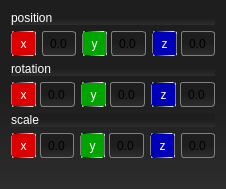
            <widget class="QWidget" name="transform_2">
             <property name="geometry">
              <rect>
               <x>0</x>
               <y>0</y>
               <width>226</width>
               <height>189</height>
              </rect>
             </property>
             <property name="styleSheet">
              <string notr="true">background-color: qlineargradient(spread:pad, x1:0, y1:0.5, x2:0, y2:1, stop:0 rgba(30, 30, 30, 255), stop:1 rgba(45, 45, 45, 255));</string>
             </property>
             <attribute name="label">
              <string>transform</string>
             </attribute>
             <layout class="QGridLayout" name="gridLayout_2">
              <item row="0" column="0">
               <widget class="QLabel" name="pos_label">
                <property name="styleSheet">
                 <string notr="true">color: rgb(255, 255, 255);
font: 9pt &quot;Microsoft YaHei UI&quot;;</string>
                </property>
                <property name="text">
                 <string>position</string>
                </property>
               </widget>
              </item>
              <item row="1" column="0">
               <layout class="QHBoxLayout" name="horizontalLayout_9">
                <item>
                 <layout class="QHBoxLayout" name="trans_x">
                  <item>
                   <widget class="QLabel" name="trans_x_label">
                    <property name="sizePolicy">
                     <sizepolicy hsizetype="Maximum" vsizetype="Fixed">
                      <horstretch>0</horstretch>
                      <verstretch>0</verstretch>
                     </sizepolicy>
                    </property>
                    <property name="minimumSize">
                     <size>
                      <width>25</width>
                      <height>25</height>
                     </size>
                    </property>
                    <property name="maximumSize">
                     <size>
                      <width>25</width>
                      <height>25</height>
                     </size>
                    </property>
                    <property name="font">
                     <font>
                      <pointsize>9</pointsize>
                      <italic>false</italic>
                      <bold>false</bold>
                     </font>
                    </property>
                    <property name="styleSheet">
                     <string notr="true">QLabel{
	color:white;
	background-color: rgb(220, 0, 0);
	border:1px solid;
	border-radius: 2px;
	border-color: qlineargradient(spread:pad, x1:0, y1:0, x2:1, y2:0, stop:0 rgba(0, 0, 0, 255), stop:1 rgba(255, 255, 255, 255));
	padding: -3 -2px;
}
</string>
                    </property>
                    <property name="text">
                     <string>x</string>
                    </property>
                    <property name="alignment">
                     <set>Qt::AlignCenter</set>
                    </property>
                   </widget>
                  </item>
                  <item>
                   <widget class="QLineEdit" name="trans_x_edit">
                    <property name="sizePolicy">
                     <sizepolicy hsizetype="Preferred" vsizetype="Fixed">
                      <horstretch>0</horstretch>
                      <verstretch>0</verstretch>
                     </sizepolicy>
                    </property>
                    <property name="minimumSize">
                     <size>
                      <width>0</width>
                      <height>25</height>
                     </size>
                    </property>
                    <property name="maximumSize">
                     <size>
                      <width>16777215</width>
                      <height>25</height>
                     </size>
                    </property>
                    <property name="styleSheet">
                     <string notr="true">QLineEdit{
font:  9pt &quot;Cascadia Code&quot;;
color: black;
background: qlineargradient(x1: 0, y1: 0, x2: 0, y2: 1,
                                 stop: 0 #E1E1E1, stop: 0.4 #DDDDDD,
                                 stop: 0.5 #D8D8D8, stop: 1.0 #D3D3D3);
border: 1px solid gray;
border-radius: 3px;
}</string>
                    </property>
                    <property name="text">
                     <string>0.0</string>
                    </property>
                    <property name="alignment">
                     <set>Qt::AlignCenter</set>
                    </property>
                   </widget>
                  </item>
                 </layout>
                </item>
                <item>
                 <layout class="QHBoxLayout" name="trans_y">
                  <property name="spacing">
                   <number>4</number>
                  </property>
                  <item>
                   <widget class="QLabel" name="trans_y_label">
                    <property name="sizePolicy">
                     <sizepolicy hsizetype="Maximum" vsizetype="Fixed">
                      <horstretch>0</horstretch>
                      <verstretch>0</verstretch>
                     </sizepolicy>
                    </property>
                    <property name="minimumSize">
                     <size>
                      <width>25</width>
                      <height>25</height>
                     </size>
                    </property>
                    <property name="maximumSize">
                     <size>
                      <width>25</width>
                      <height>25</height>
                     </size>
                    </property>
                    <property name="font">
                     <font>
                      <pointsize>9</pointsize>
                      <italic>false</italic>
                      <bold>false</bold>
                     </font>
                    </property>
                    <property name="styleSheet">
                     <string notr="true">QLabel{
	color:white;
	background-color: rgb(0, 165, 0);
	border:1px solid;
	border-radius: 2px;
	border-color: qlineargradient(spread:pad, x1:0, y1:0, x2:1, y2:0, stop:0 rgba(0, 0, 0, 255), stop:1 rgba(255, 255, 255, 255));
	padding: -3 -2px;
}
</string>
                    </property>
                    <property name="text">
                     <string>y</string>
                    </property>
                    <property name="alignment">
                     <set>Qt::AlignCenter</set>
                    </property>
                   </widget>
                  </item>
                  <item>
                   <widget class="QLineEdit" name="trans_y_edit">
                    <property name="sizePolicy">
                     <sizepolicy hsizetype="Preferred" vsizetype="Fixed">
                      <horstretch>0</horstretch>
                      <verstretch>0</verstretch>
                     </sizepolicy>
                    </property>
                    <property name="minimumSize">
                     <size>
                      <width>0</width>
                      <height>25</height>
                     </size>
                    </property>
                    <property name="maximumSize">
                     <size>
                      <width>16777215</width>
                      <height>25</height>
                     </size>
                    </property>
                    <property name="styleSheet">
                     <string notr="true">QLineEdit{
font:  9pt &quot;Cascadia Code&quot;;
color: black;
background: qlineargradient(x1: 0, y1: 0, x2: 0, y2: 1,
                                 stop: 0 #E1E1E1, stop: 0.4 #DDDDDD,
                                 stop: 0.5 #D8D8D8, stop: 1.0 #D3D3D3);
border: 1px solid gray;
border-radius: 3px;
}</string>
                    </property>
                    <property name="text">
                     <string>0.0</string>
                    </property>
                    <property name="alignment">
                     <set>Qt::AlignCenter</set>
                    </property>
                   </widget>
                  </item>
                 </layout>
                </item>
                <item>
                 <layout class="QHBoxLayout" name="horizontalLayout_6">
                  <property name="spacing">
                   <number>4</number>
                  </property>
                  <item>
                   <widget class="QLabel" name="trans_z_label">
                    <property name="sizePolicy">
                     <sizepolicy hsizetype="Maximum" vsizetype="Fixed">
                      <horstretch>0</horstretch>
                      <verstretch>0</verstretch>
                     </sizepolicy>
                    </property>
                    <property name="minimumSize">
                     <size>
                      <width>25</width>
                      <height>25</height>
                     </size>
                    </property>
                    <property name="maximumSize">
                     <size>
                      <width>25</width>
                      <height>25</height>
                     </size>
                    </property>
                    <property name="font">
                     <font>
                      <pointsize>9</pointsize>
                      <italic>false</italic>
                      <bold>false</bold>
                     </font>
                    </property>
                    <property name="styleSheet">
                     <string notr="true">QLabel{
	color:white;
	background-color: rgb(0, 0, 185);
	border:1px solid;
	border-radius: 2px;
	border-color: qlineargradient(spread:pad, x1:0, y1:0, x2:1, y2:0, stop:0 rgba(0, 0, 0, 255), stop:1 rgba(255, 255, 255, 255));
	padding: -3 -2px;
}
</string>
                    </property>
                    <property name="text">
                     <string>z</string>
                    </property>
                    <property name="alignment">
                     <set>Qt::AlignCenter</set>
                    </property>
                   </widget>
                  </item>
                  <item>
                   <widget class="QLineEdit" name="trans_z_edit">
                    <property name="sizePolicy">
                     <sizepolicy hsizetype="Preferred" vsizetype="Fixed">
                      <horstretch>0</horstretch>
                      <verstretch>0</verstretch>
                     </sizepolicy>
                    </property>
                    <property name="minimumSize">
                     <size>
                      <width>0</width>
                      <height>25</height>
                     </size>
                    </property>
                    <property name="maximumSize">
                     <size>
                      <width>16777215</width>
                      <height>25</height>
                     </size>
                    </property>
                    <property name="styleSheet">
                     <string notr="true">QLineEdit{
font:  9pt &quot;Cascadia Code&quot;;
color: black;
background: qlineargradient(x1: 0, y1: 0, x2: 0, y2: 1,
                                 stop: 0 #E1E1E1, stop: 0.4 #DDDDDD,
                                 stop: 0.5 #D8D8D8, stop: 1.0 #D3D3D3);
border: 1px solid gray;
border-radius: 3px;
}</string>
                    </property>
                    <property name="text">
                     <string>0.0</string>
                    </property>
                    <property name="alignment">
                     <set>Qt::AlignCenter</set>
                    </property>
                   </widget>
                  </item>
                 </layout>
                </item>
               </layout>
              </item>
              <item row="2" column="0">
               <widget class="QLabel" name="rot_label">
                <property name="styleSheet">
                 <string notr="true">color: rgb(255, 255, 255);
font: 9pt &quot;Microsoft YaHei UI&quot;;</string>
                </property>
                <property name="text">
                 <string>rotation</string>
                </property>
               </widget>
              </item>
              <item row="3" column="0">
               <layout class="QHBoxLayout" name="horizontalLayout_10">
                <item>
                 <layout class="QHBoxLayout" name="rot_z">
                  <property name="spacing">
                   <number>4</number>
                  </property>
                  <item>
                   <widget class="QLabel" name="rot_x_label">
                    <property name="sizePolicy">
                     <sizepolicy hsizetype="Maximum" vsizetype="Fixed">
                      <horstretch>0</horstretch>
                      <verstretch>0</verstretch>
                     </sizepolicy>
                    </property>
                    <property name="minimumSize">
                     <size>
                      <width>25</width>
                      <height>25</height>
                     </size>
                    </property>
                    <property name="maximumSize">
                     <size>
                      <width>25</width>
                      <height>25</height>
                     </size>
                    </property>
                    <property name="font">
                     <font>
                      <pointsize>9</pointsize>
                      <italic>false</italic>
                      <bold>false</bold>
                     </font>
                    </property>
                    <property name="styleSheet">
                     <string notr="true">QLabel{
	color:white;
	background-color: rgb(220, 0, 0);
	border:1px solid;
	border-radius: 2px;
	border-color: qlineargradient(spread:pad, x1:0, y1:0, x2:1, y2:0, stop:0 rgba(0, 0, 0, 255), stop:1 rgba(255, 255, 255, 255));
	padding: -3 -2px;
}
</string>
                    </property>
                    <property name="text">
                     <string>x</string>
                    </property>
                    <property name="alignment">
                     <set>Qt::AlignCenter</set>
                    </property>
                   </widget>
                  </item>
                  <item>
                   <widget class="QLineEdit" name="rot_x_edit">
                    <property name="sizePolicy">
                     <sizepolicy hsizetype="Preferred" vsizetype="Fixed">
                      <horstretch>0</horstretch>
                      <verstretch>0</verstretch>
                     </sizepolicy>
                    </property>
                    <property name="minimumSize">
                     <size>
                      <width>0</width>
                      <height>25</height>
                     </size>
                    </property>
                    <property name="maximumSize">
                     <size>
                      <width>16777215</width>
                      <height>25</height>
                     </size>
                    </property>
                    <property name="styleSheet">
                     <string notr="true">QLineEdit{
font:  9pt &quot;Cascadia Code&quot;;
color: black;
background: qlineargradient(x1: 0, y1: 0, x2: 0, y2: 1,
                                 stop: 0 #E1E1E1, stop: 0.4 #DDDDDD,
                                 stop: 0.5 #D8D8D8, stop: 1.0 #D3D3D3);
border: 1px solid gray;
border-radius: 3px;
}</string>
                    </property>
                    <property name="text">
                     <string>0.0</string>
                    </property>
                    <property name="alignment">
                     <set>Qt::AlignCenter</set>
                    </property>
                   </widget>
                  </item>
                 </layout>
                </item>
                <item>
                 <layout class="QHBoxLayout" name="rot_y">
                  <property name="spacing">
                   <number>4</number>
                  </property>
                  <item>
                   <widget class="QLabel" name="rot_y_label">
                    <property name="sizePolicy">
                     <sizepolicy hsizetype="Maximum" vsizetype="Fixed">
                      <horstretch>0</horstretch>
                      <verstretch>0</verstretch>
                     </sizepolicy>
                    </property>
                    <property name="minimumSize">
                     <size>
                      <width>25</width>
                      <height>25</height>
                     </size>
                    </property>
                    <property name="maximumSize">
                     <size>
                      <width>25</width>
                      <height>25</height>
                     </size>
                    </property>
                    <property name="font">
                     <font>
                      <pointsize>9</pointsize>
                      <italic>false</italic>
                      <bold>false</bold>
                     </font>
                    </property>
                    <property name="styleSheet">
                     <string notr="true">QLabel{
	color:white;
	background-color: rgb(0, 165, 0);
	border:1px solid;
	border-radius: 2px;
	border-color: qlineargradient(spread:pad, x1:0, y1:0, x2:1, y2:0, stop:0 rgba(0, 0, 0, 255), stop:1 rgba(255, 255, 255, 255));
	padding: -3 -2px;
}
</string>
                    </property>
                    <property name="text">
                     <string>y</string>
                    </property>
                    <property name="alignment">
                     <set>Qt::AlignCenter</set>
                    </property>
                   </widget>
                  </item>
                  <item>
                   <widget class="QLineEdit" name="rot_y_edit">
                    <property name="sizePolicy">
                     <sizepolicy hsizetype="Preferred" vsizetype="Fixed">
                      <horstretch>0</horstretch>
                      <verstretch>0</verstretch>
                     </sizepolicy>
                    </property>
                    <property name="minimumSize">
                     <size>
                      <width>0</width>
                      <height>25</height>
                     </size>
                    </property>
                    <property name="maximumSize">
                     <size>
                      <width>16777215</width>
                      <height>25</height>
                     </size>
                    </property>
                    <property name="styleSheet">
                     <string notr="true">QLineEdit{
font:  9pt &quot;Cascadia Code&quot;;
color: black;
background: qlineargradient(x1: 0, y1: 0, x2: 0, y2: 1,
                                 stop: 0 #E1E1E1, stop: 0.4 #DDDDDD,
                                 stop: 0.5 #D8D8D8, stop: 1.0 #D3D3D3);
border: 1px solid gray;
border-radius: 3px;
}</string>
                    </property>
                    <property name="text">
                     <string>0.0</string>
                    </property>
                    <property name="alignment">
                     <set>Qt::AlignCenter</set>
                    </property>
                   </widget>
                  </item>
                 </layout>
                </item>
                <item>
                 <layout class="QHBoxLayout" name="horizontalLayout_7">
                  <property name="spacing">
                   <number>4</number>
                  </property>
                  <item>
                   <widget class="QLabel" name="rot_z_label">
                    <property name="sizePolicy">
                     <sizepolicy hsizetype="Maximum" vsizetype="Fixed">
                      <horstretch>0</horstretch>
                      <verstretch>0</verstretch>
                     </sizepolicy>
                    </property>
                    <property name="minimumSize">
                     <size>
                      <width>25</width>
                      <height>25</height>
                     </size>
                    </property>
                    <property name="maximumSize">
                     <size>
                      <width>25</width>
                      <height>25</height>
                     </size>
                    </property>
                    <property name="font">
                     <font>
                      <pointsize>9</pointsize>
                      <italic>false</italic>
                      <bold>false</bold>
                     </font>
                    </property>
                    <property name="styleSheet">
                     <string notr="true">QLabel{
	color:white;
	background-color: rgb(0, 0, 185);
	border:1px solid;
	border-radius: 2px;
	border-color: qlineargradient(spread:pad, x1:0, y1:0, x2:1, y2:0, stop:0 rgba(0, 0, 0, 255), stop:1 rgba(255, 255, 255, 255));
	padding: -3 -2px;
}
</string>
                    </property>
                    <property name="text">
                     <string>z</string>
                    </property>
                    <property name="alignment">
                     <set>Qt::AlignCenter</set>
                    </property>
                   </widget>
                  </item>
                  <item>
                   <widget class="QLineEdit" name="rot_z_edit">
                    <property name="sizePolicy">
                     <sizepolicy hsizetype="Preferred" vsizetype="Fixed">
                      <horstretch>0</horstretch>
                      <verstretch>0</verstretch>
                     </sizepolicy>
                    </property>
                    <property name="minimumSize">
                     <size>
                      <width>0</width>
                      <height>25</height>
                     </size>
                    </property>
                    <property name="maximumSize">
                     <size>
                      <width>16777215</width>
                      <height>25</height>
                     </size>
                    </property>
                    <property name="styleSheet">
                     <string notr="true">QLineEdit{
font:  9pt &quot;Cascadia Code&quot;;
color: black;
background: qlineargradient(x1: 0, y1: 0, x2: 0, y2: 1,
                                 stop: 0 #E1E1E1, stop: 0.4 #DDDDDD,
                                 stop: 0.5 #D8D8D8, stop: 1.0 #D3D3D3);
border: 1px solid gray;
border-radius: 3px;
}</string>
                    </property>
                    <property name="text">
                     <string>0.0</string>
                    </property>
                    <property name="alignment">
                     <set>Qt::AlignCenter</set>
                    </property>
                   </widget>
                  </item>
                 </layout>
                </item>
               </layout>
              </item>
              <item row="4" column="0">
               <widget class="QLabel" name="scale_label">
                <property name="styleSheet">
                 <string notr="true">color: rgb(255, 255, 255);
font: 9pt &quot;Microsoft YaHei UI&quot;;</string>
                </property>
                <property name="text">
                 <string>scale</string>
                </property>
               </widget>
              </item>
              <item row="5" column="0">
               <layout class="QHBoxLayout" name="horizontalLayout_8">
                <item>
                 <layout class="QHBoxLayout" name="scale_x">
                  <property name="spacing">
                   <number>4</number>
                  </property>
                  <item>
                   <widget class="QLabel" name="scale_x_label">
                    <property name="sizePolicy">
                     <sizepolicy hsizetype="Maximum" vsizetype="Fixed">
                      <horstretch>0</horstretch>
                      <verstretch>0</verstretch>
                     </sizepolicy>
                    </property>
                    <property name="minimumSize">
                     <size>
                      <width>25</width>
                      <height>25</height>
                     </size>
                    </property>
                    <property name="maximumSize">
                     <size>
                      <width>25</width>
                      <height>25</height>
                     </size>
                    </property>
                    <property name="font">
                     <font>
                      <pointsize>9</pointsize>
                      <italic>false</italic>
                      <bold>false</bold>
                     </font>
                    </property>
                    <property name="styleSheet">
                     <string notr="true">QLabel{
	color:white;
	background-color: rgb(220, 0, 0);
	border:1px solid;
	border-radius: 2px;
	border-color: qlineargradient(spread:pad, x1:0, y1:0, x2:1, y2:0, stop:0 rgba(0, 0, 0, 255), stop:1 rgba(255, 255, 255, 255));
	padding: -3 -2px;
}
</string>
                    </property>
                    <property name="text">
                     <string>x</string>
                    </property>
                    <property name="alignment">
                     <set>Qt::AlignCenter</set>
                    </property>
                   </widget>
                  </item>
                  <item>
                   <widget class="QLineEdit" name="scale_x_edit">
                    <property name="sizePolicy">
                     <sizepolicy hsizetype="Preferred" vsizetype="Fixed">
                      <horstretch>0</horstretch>
                      <verstretch>0</verstretch>
                     </sizepolicy>
                    </property>
                    <property name="minimumSize">
                     <size>
                      <width>0</width>
                      <height>25</height>
                     </size>
                    </property>
                    <property name="maximumSize">
                     <size>
                      <width>16777215</width>
                      <height>25</height>
                     </size>
                    </property>
                    <property name="styleSheet">
                     <string notr="true">QLineEdit{
font:  9pt &quot;Cascadia Code&quot;;
color: black;
background: qlineargradient(x1: 0, y1: 0, x2: 0, y2: 1,
                                 stop: 0 #E1E1E1, stop: 0.4 #DDDDDD,
                                 stop: 0.5 #D8D8D8, stop: 1.0 #D3D3D3);
border: 1px solid gray;
border-radius: 3px;
}</string>
                    </property>
                    <property name="text">
                     <string>0.0</string>
                    </property>
                    <property name="alignment">
                     <set>Qt::AlignCenter</set>
                    </property>
                   </widget>
                  </item>
                 </layout>
                </item>
                <item>
                 <layout class="QHBoxLayout" name="scale_y">
                  <property name="spacing">
                   <number>4</number>
                  </property>
                  <item>
                   <widget class="QLabel" name="scale_y_label">
                    <property name="sizePolicy">
                     <sizepolicy hsizetype="Maximum" vsizetype="Fixed">
                      <horstretch>0</horstretch>
                      <verstretch>0</verstretch>
                     </sizepolicy>
                    </property>
                    <property name="minimumSize">
                     <size>
                      <width>25</width>
                      <height>25</height>
                     </size>
                    </property>
                    <property name="maximumSize">
                     <size>
                      <width>25</width>
                      <height>25</height>
                     </size>
                    </property>
                    <property name="font">
                     <font>
                      <pointsize>9</pointsize>
                      <italic>false</italic>
                      <bold>false</bold>
                     </font>
                    </property>
                    <property name="styleSheet">
                     <string notr="true">QLabel{
	color:white;
	background-color: rgb(0, 165, 0);
	border:1px solid;
	border-radius: 2px;
	border-color: qlineargradient(spread:pad, x1:0, y1:0, x2:1, y2:0, stop:0 rgba(0, 0, 0, 255), stop:1 rgba(255, 255, 255, 255));
	padding: -3 -2px;
}
</string>
                    </property>
                    <property name="text">
                     <string>y</string>
                    </property>
                    <property name="alignment">
                     <set>Qt::AlignCenter</set>
                    </property>
                   </widget>
                  </item>
                  <item>
                   <widget class="QLineEdit" name="scale_y_edit">
                    <property name="sizePolicy">
                     <sizepolicy hsizetype="Preferred" vsizetype="Fixed">
                      <horstretch>0</horstretch>
                      <verstretch>0</verstretch>
                     </sizepolicy>
                    </property>
                    <property name="minimumSize">
                     <size>
                      <width>0</width>
                      <height>25</height>
                     </size>
                    </property>
                    <property name="maximumSize">
                     <size>
                      <width>16777215</width>
                      <height>25</height>
                     </size>
                    </property>
                    <property name="styleSheet">
                     <string notr="true">QLineEdit{
font:  9pt &quot;Cascadia Code&quot;;
color: black;
background: qlineargradient(x1: 0, y1: 0, x2: 0, y2: 1,
                                 stop: 0 #E1E1E1, stop: 0.4 #DDDDDD,
                                 stop: 0.5 #D8D8D8, stop: 1.0 #D3D3D3);
border: 1px solid gray;
border-radius: 3px;
}</string>
                    </property>
                    <property name="text">
                     <string>0.0</string>
                    </property>
                    <property name="alignment">
                     <set>Qt::AlignCenter</set>
                    </property>
                   </widget>
                  </item>
                 </layout>
                </item>
                <item>
                 <layout class="QHBoxLayout" name="scale_z">
                  <item>
                   <widget class="QLabel" name="scale_z_label">
                    <property name="sizePolicy">
                     <sizepolicy hsizetype="Maximum" vsizetype="Fixed">
                      <horstretch>0</horstretch>
                      <verstretch>0</verstretch>
                     </sizepolicy>
                    </property>
                    <property name="minimumSize">
                     <size>
                      <width>25</width>
                      <height>25</height>
                     </size>
                    </property>
                    <property name="maximumSize">
                     <size>
                      <width>25</width>
                      <height>25</height>
                     </size>
                    </property>
                    <property name="font">
                     <font>
                      <pointsize>9</pointsize>
                      <italic>false</italic>
                      <bold>false</bold>
                     </font>
                    </property>
                    <property name="styleSheet">
                     <string notr="true">QLabel{
	color:white;
	background-color: rgb(0, 0, 185);
	border:1px solid;
	border-radius: 2px;
	border-color: qlineargradient(spread:pad, x1:0, y1:0, x2:1, y2:0, stop:0 rgba(0, 0, 0, 255), stop:1 rgba(255, 255, 255, 255));
	padding: -3 -2px;
}
</string>
                    </property>
                    <property name="text">
                     <string>z</string>
                    </property>
                    <property name="alignment">
                     <set>Qt::AlignCenter</set>
                    </property>
                   </widget>
                  </item>
                  <item>
                   <widget class="QLineEdit" name="scale_z_edit">
                    <property name="sizePolicy">
                     <sizepolicy hsizetype="Preferred" vsizetype="Fixed">
                      <horstretch>0</horstretch>
                      <verstretch>0</verstretch>
                     </sizepolicy>
                    </property>
                    <property name="minimumSize">
                     <size>
                      <width>0</width>
                      <height>25</height>
                     </size>
                    </property>
                    <property name="maximumSize">
                     <size>
                      <width>16777215</width>
                      <height>25</height>
                     </size>
                    </property>
                    <property name="styleSheet">
                     <string notr="true">QLineEdit{
font:  9pt &quot;Cascadia Code&quot;;
color: black;
background: qlineargradient(x1: 0, y1: 0, x2: 0, y2: 1,
                                 stop: 0 #E1E1E1, stop: 0.4 #DDDDDD,
                                 stop: 0.5 #D8D8D8, stop: 1.0 #D3D3D3);
border: 1px solid gray;
border-radius: 3px;
}</string>
                    </property>
                    <property name="text">
                     <string>0.0</string>
                    </property>
                    <property name="alignment">
                     <set>Qt::AlignCenter</set>
                    </property>
                   </widget>
                  </item>
                 </layout>
                </item>
               </layout>
              </item>
              <item row="6" column="0">
               <spacer name="verticalSpacer">
                <property name="orientation">
                 <enum>Qt::Vertical</enum>
                </property>
                <property name="sizeHint" stdset="0">
                 <size>
                  <width>20</width>
                  <height>40</height>
                 </size>
                </property>
               </spacer>
              </item>
             </layout>
            </widget>
